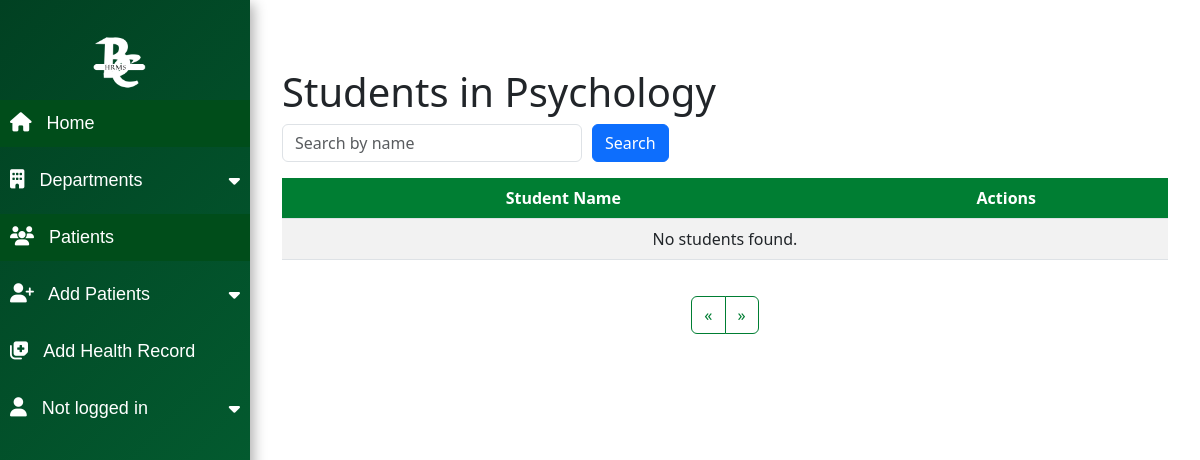
The page /dept_pyschology.php on the database as committed earlier.
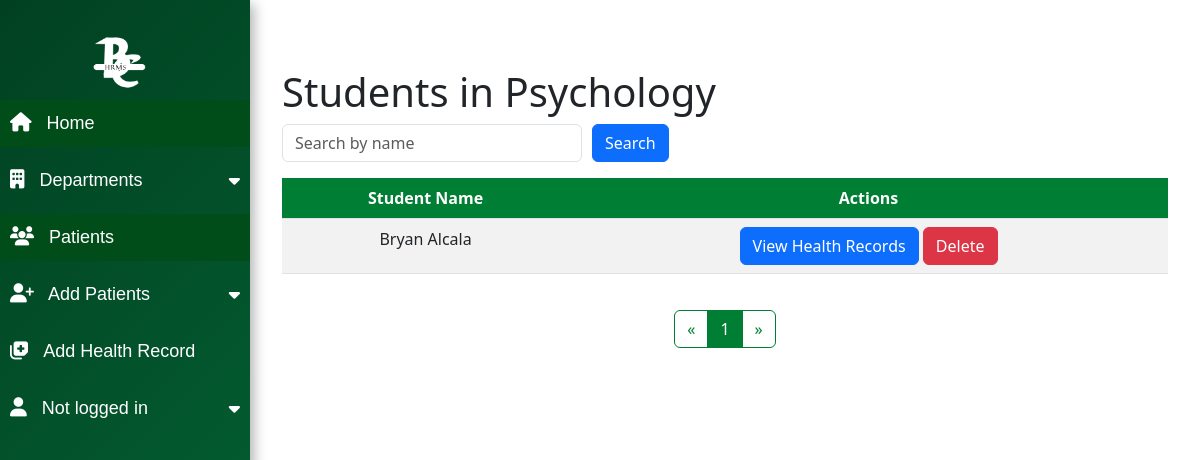
The same page on the database as committed later.
### tables this page shows
CREATE TABLE `students` (
  `id` int(11) NOT NULL,
  `first_name` varchar(50) NOT NULL,
  `last_name` varchar(50) NOT NULL,
  `department` varchar(50) NOT NULL,
  `age` int(11) DEFAULT NULL,
  `gender` enum('Male','Female') DEFAULT NULL,
  `deleted_at` datetime DEFAULT NULL
);

### dept_pyschology.php (the view, shortened to what this page needs)
<?php
require 'config.php';
$department = 'Psychology';
$page = $_GET['page'] ?? 1;
$records_per_page = 10;
$offset = ($page - 1) * $records_per_page;
$query = $_GET['query'] ?? '';
$stmt = $conn->prepare("
    SELECT id, first_name, last_name
    FROM students
    WHERE department = :department
    AND deleted_at IS NULL -- Exclude soft-deleted students
    AND (first_name LIKE :query OR last_name LIKE :query)
    LIMIT :offset, :records_per_page
");
$stmt->bindParam(':department', $department);
$stmt->bindValue(':query', "%$query%", PDO::PARAM_STR);
$stmt->bindValue(':offset', $offset, PDO::PARAM_INT);
$stmt->bindValue(':records_per_page', $records_per_page, PDO::PARAM_INT);
$stmt->execute();
$students = $stmt->fetchAll(PDO::FETCH_ASSOC);
$stmt = $conn->prepare("
    SELECT COUNT(*) as total
    FROM students
    WHERE department = :department
    AND deleted_at IS NULL -- Exclude soft-deleted students
    AND (first_name LIKE :query OR last_name LIKE :query)
");
$stmt->bindParam(':department', $department);
$stmt->bindValue(':query', "%$query%", PDO::PARAM_STR);
$stmt->execute();
$total_students = $stmt->fetch(PDO::FETCH_ASSOC)['total'];
    $total_pages = ceil($total_students / $records_per_page);
?>
<!DOCTYPE html>
<html lang="en">
<head>
    <link href="https://cdn.jsdelivr.net/npm/bootstrap@5.3.0-alpha3/dist/css/bootstrap.min.css" rel="stylesheet">
    <link rel="stylesheet" href="https://cdnjs.cloudflare.com/ajax/libs/font-awesome/6.4.0/css/all.min.css">
    <link rel="stylesheet" href="deptStyle.css">
</head>
<body>
    <?php include 'sidebar.php'; ?>
    <div class="main-content">
        <div class="container mt-5">
            <h1>Students in <?php echo htmlspecialchars($department); ?></h1>
            <form method="get" action="" class="mb-3">
                <input type="text" class="form-control" name="query" value="<?php echo htmlspecialchars($query); ?>" placeholder="Search by name">
                <button type="submit" class="btn btn-primary">Search</button>
            </form>
            <div class="student-list mt-3">
                <table class="table table-striped">
                    <thead>
                        <tr>
                            <th>Student Name</th>
                            <th>Actions</th>
                        </tr>
                    </thead>
                    <tbody>
                        <?php if (count($students) > 0): ?>
                            <?php foreach ($students as $student): ?>
                                <tr>
                                    <td><?php echo htmlspecialchars($student['first_name'] . ' ' . $student['last_name']); ?></td>
                                    <td>
                                        <a href="view_health_records.php?student_id=<?php echo $student['id']; ?>" class="btn btn-primary">View Health Records</a>
                                        <form method="POST" action="soft_delete_student.php" style="display:inline;">
                                            <button type="submit" class="btn btn-danger">Delete</button>
                                        </form>
                                    </td>
                                </tr>
                            <?php endforeach; ?>
                        <?php else: ?>
                            <tr>
                                <td colspan="2" class="text-center">No students found.</td>
                            </tr>
                        <?php endif; ?>
                    </tbody>
                </table>
            </div>
            <nav aria-label="Page navigation">
                <ul class="pagination">
                    <li class="page-item <?php if ($page <= 1) echo 'disabled'; ?>">
                        <a class="page-link" href="?page=<?php echo $page - 1; ?>&query=<?php echo urlencode($query); ?>" aria-label="Previous">
                            <span aria-hidden="true">&laquo;</span>
                        </a>
                    </li>
                    <?php for ($i = 1; $i <= $total_pages; $i++): ?>
                        <li class="page-item <?php if ($i == $page) echo 'active'; ?>">
                            <a class="page-link" href="?page=<?php echo $i; ?>&query=<?php echo urlencode($query); ?>"><?php echo $i; ?></a>
                        </li>
                    <?php endfor; ?>
                    <li class="page-item <?php if ($page >= $total_pages) echo 'disabled'; ?>">
                        <a class="page-link" href="?page=<?php echo $page + 1; ?>&query=<?php echo urlencode($query); ?>" aria-label="Next">
                            <span aria-hidden="true">&raquo;</span>
                        </a>
                    </li>
                </ul>
            </nav>
        </div>
    </div>
</body>
</html>

Rows that differ between the two databases and show on the page:
added students: first_name+last_name "Bryan Alcala"
Other text that changed with them:
new list line: "1"
text no longer shown: "No students found."
